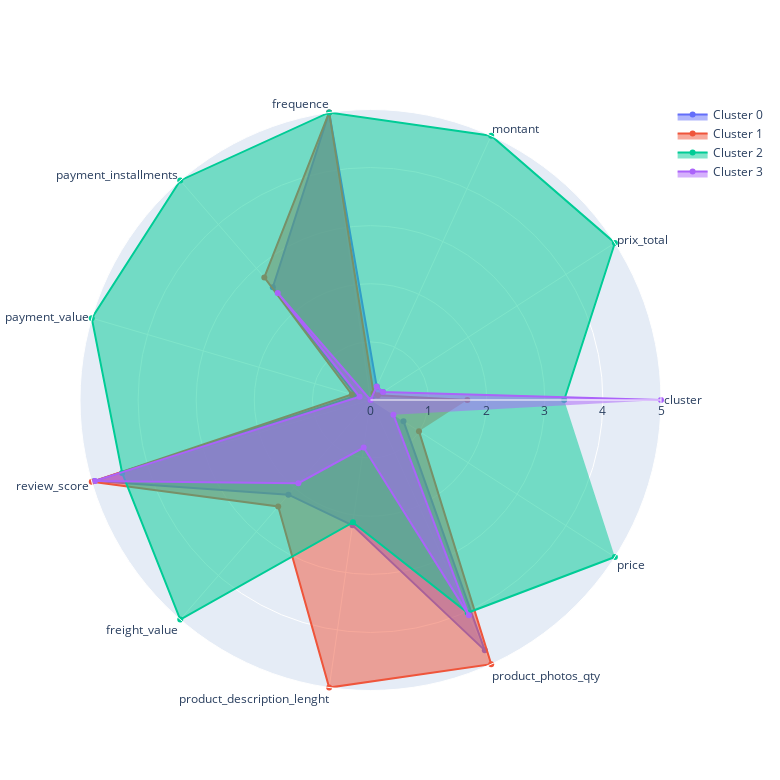

The notebook cell saved with this chart:
### Code cell
import plotly.graph_objects as go
# Créer une figure en radar pour chaque cluster
fig = go.Figure()

for cluster, row in df_float_radar.iterrows():
    values = row.values.tolist()




    fig.add_trace(go.Scatterpolar(
        r=values,
        theta=df_float_radar.columns,
        fill='toself',
        name=f'Cluster {cluster}'
    ))

# Mettre en forme la figurenum_cols,
fig.update_layout(
    polar=dict(
        radialaxis=dict(
            visible=True,
            range=[0,5]
        ),
    ),
    showlegend=True,
    width=780,
    height=780

)

# Afficher la figure
fig.show()
figsize = (60,60)

### Figure 1 — Plotly figure (JSON) as saved in the notebook; plotly's stock layout.template omitted (floating-point values rounded to 4 significant figures)
{"data": [{"fill": "toself", "name": "Cluster 0", "r": [0, 0.2528, 0.2564, 5, 2.567, 0.2622, 4.952, 2.157, 2.178, 4.737, 0.6747], "theta": ["cluster", "prix_total", "montant", "frequence", "payment_installments", "payment_value", "review_score", "freight_value", "product_description_lenght", "product_photos_qty", "price"], "type": "scatterpolar"}, {"fill": "toself", "name": "Cluster 1", "r": [1.667, 0.1532, 0.1282, 5, 2.791, 0.3359, 5, 2.426, 5, 5, 0.9919], "theta": ["cluster", "prix_total", "montant", "frequence", "payment_installments", "payment_value", "review_score", "freight_value", "product_description_lenght", "product_photos_qty", "price"], "type": "scatterpolar"}, {"fill": "toself", "name": "Cluster 2", "r": [3.333, 5, 5, 5, 5, 5, 4.455, 5, 2.127, 4.027, 5], "theta": ["cluster", "prix_total", "montant", "frequence", "payment_installments", "payment_value", "review_score", "freight_value", "product_description_lenght", "product_photos_qty", "price"], "type": "scatterpolar"}, {"fill": "toself", "name": "Cluster 3", "r": [5, 0.2551, 0.2564, 0, 2.439, 0.1966, 4.942, 1.895, 0.8273, 4.075, 0.4682], "theta": ["cluster", "prix_total", "montant", "frequence", "payment_installments", "payment_value", "review_score", "freight_value", "product_description_lenght", "product_photos_qty", "price"], "type": "scatterpolar"}], "layout": {"height": 780, "polar": {"radialaxis": {"range": [0, 5], "visible": true}}, "showlegend": true, "width": 780}}
